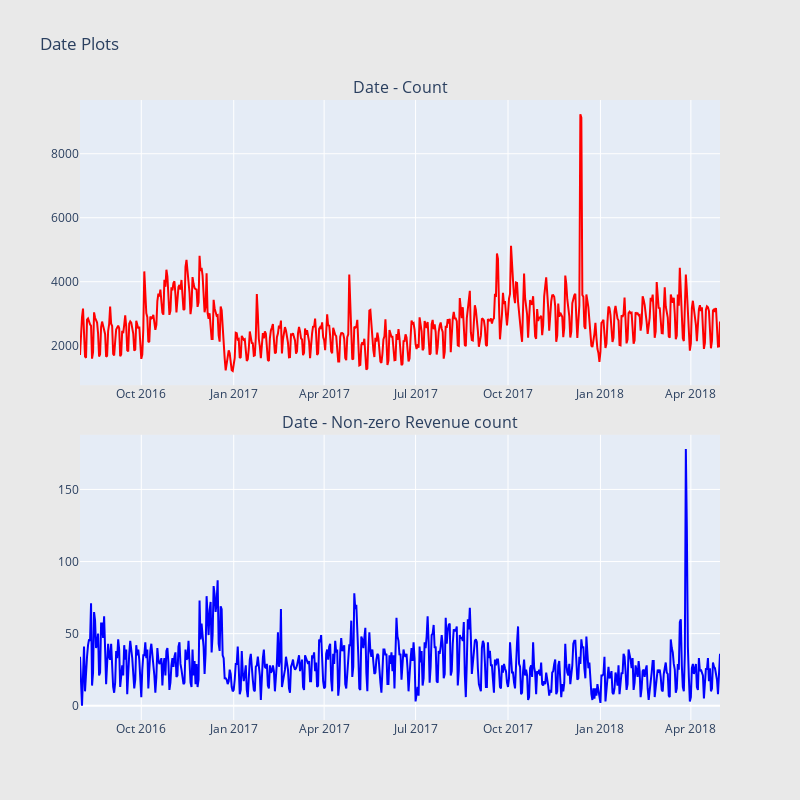

Notebook source saved alongside this figure:
### Markdown cell above
Inferences:
* Device browser distribution looks similar on both the general count and the count of non-zero revenue plots, except for a possibly smaller percentage of Safari users in the non-zero revenue plot.
* On the device category front, Desktop seems to have higher percentage of non-zero revenue counts compared to mobile devices.
* As for the Device operating system distribution, although the general number of counts is bigger for Windows, the number of counts where revenue is not zero is more for Macintosh. This could suggest that Macintosh users will spend more.
* Chrome OS also has a bit higher percentage of non-zero revenue counts.
* On the mobile OS side, looks like Android users are visiting the most, but the iOS users are producing more frequent non-zero revenue.

**Date Exploration:**

### Code cell
import datetime

def scatter_plot(cnt_srs, color):
    trace = go.Scatter(
        x=cnt_srs.index[::-1],
        y=cnt_srs.values[::-1],
        showlegend=False,
        marker=dict(
            color=color,
        ),
    )
    return trace

#train_df['date'] = train_df['date'].apply(lambda x: datetime.date(int(str(x)[:4]), int(str(x)[4:6]), int(str(x)[6:])))
cnt_srs = train_df.groupby('date')['transactionRevenue'].agg(['size', 'count'])
cnt_srs.columns = ["count", "count of non-zero revenue"]
cnt_srs = cnt_srs.sort_index()
#cnt_srs.index = cnt_srs.index.astype('str')
trace1 = scatter_plot(cnt_srs["count"], 'red')
trace2 = scatter_plot(cnt_srs["count of non-zero revenue"], 'blue')

fig = tools.make_subplots(rows=2, cols=1, vertical_spacing=0.08,
                          subplot_titles=["Date - Count", "Date - Non-zero Revenue count"])
fig.append_trace(trace1, 1, 1)
fig.append_trace(trace2, 2, 1)
fig['layout'].update(height=800, width=800, paper_bgcolor='rgb(233,233,233)', title="Date Plots")
py.iplot(fig, filename='date-plots')

### Figure 1 — Plotly figure (JSON) as saved in the notebook; plotly's stock layout.template omitted (floating-point values rounded to 4 significant figures; data arrays with more than 128 entries replaced by an {"elided": "..."} marker saying what was removed)
{"data": [{"marker": {"color": "red"}, "showlegend": false, "type": "scatter", "x": {"elided": "638 str values"}, "xaxis": "x", "y": {"elided": "638 int values"}, "yaxis": "y"}, {"marker": {"color": "blue"}, "showlegend": false, "type": "scatter", "x": {"elided": "638 str values"}, "xaxis": "x2", "y": {"elided": "638 int values"}, "yaxis": "y2"}], "layout": {"annotations": [{"font": {"size": 16}, "showarrow": false, "text": "Date - Count", "x": 0.5, "xanchor": "center", "xref": "paper", "y": 1, "yanchor": "bottom", "yref": "paper"}, {"font": {"size": 16}, "showarrow": false, "text": "Date - Non-zero Revenue count", "x": 0.5, "xanchor": "center", "xref": "paper", "y": 0.46, "yanchor": "bottom", "yref": "paper"}], "height": 800, "paper_bgcolor": "rgb(233,233,233)", "title": {"text": "Date Plots"}, "width": 800, "xaxis": {"anchor": "y", "domain": [0, 1]}, "xaxis2": {"anchor": "y2", "domain": [0, 1]}, "yaxis": {"anchor": "x", "domain": [0.54, 1]}, "yaxis2": {"anchor": "x2", "domain": [0, 0.46]}}}
